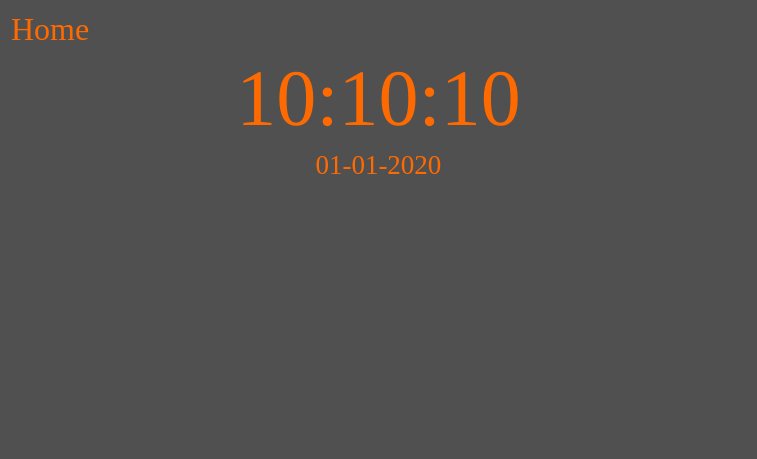
<?xml version="1.0" encoding="UTF-8"?>
<ui version="4.0">
 <class>HomeWidget</class>
 <widget class="QWidget" name="HomeWidget">
  <property name="geometry">
   <rect>
    <x>0</x>
    <y>0</y>
    <width>757</width>
    <height>459</height>
   </rect>
  </property>
  <property name="windowTitle">
   <string>Form</string>
  </property>
  <property name="styleSheet">
   <string notr="true">background-color:rgb(80, 80, 80);</string>
  </property>
  <layout class="QVBoxLayout" name="verticalLayout" stretch="0,0,0,2">
   <item>
    <widget class="QLabel" name="label_5">
     <property name="sizePolicy">
      <sizepolicy hsizetype="Preferred" vsizetype="Minimum">
       <horstretch>0</horstretch>
       <verstretch>0</verstretch>
      </sizepolicy>
     </property>
     <property name="font">
      <font>
       <family>Times New Roman</family>
       <pointsize>24</pointsize>
      </font>
     </property>
     <property name="styleSheet">
      <string notr="true">color: rgb(255, 106, 0);</string>
     </property>
     <property name="text">
      <string>Home</string>
     </property>
    </widget>
   </item>
   <item>
    <widget class="QLabel" name="lbl_time">
     <property name="sizePolicy">
      <sizepolicy hsizetype="Preferred" vsizetype="Minimum">
       <horstretch>0</horstretch>
       <verstretch>0</verstretch>
      </sizepolicy>
     </property>
     <property name="font">
      <font>
       <family>Times New Roman</family>
       <pointsize>60</pointsize>
      </font>
     </property>
     <property name="styleSheet">
      <string notr="true">color: rgb(255, 106, 0);</string>
     </property>
     <property name="text">
      <string>10:10:10</string>
     </property>
     <property name="alignment">
      <set>Qt::AlignCenter</set>
     </property>
    </widget>
   </item>
   <item>
    <widget class="QLabel" name="lbl_date">
     <property name="sizePolicy">
      <sizepolicy hsizetype="Minimum" vsizetype="Maximum">
       <horstretch>0</horstretch>
       <verstretch>0</verstretch>
      </sizepolicy>
     </property>
     <property name="font">
      <font>
       <family>Times New Roman</family>
       <pointsize>20</pointsize>
      </font>
     </property>
     <property name="styleSheet">
      <string notr="true">color: rgb(255, 106, 0);</string>
     </property>
     <property name="text">
      <string>01-01-2020</string>
     </property>
     <property name="alignment">
      <set>Qt::AlignCenter</set>
     </property>
    </widget>
   </item>
   <item>
    <layout class="QHBoxLayout" name="horizontalLayout" stretch="3">
     <item>
      <layout class="QHBoxLayout" name="weatherDataLayout"/>
     </item>
    </layout>
   </item>
  </layout>
 </widget>
 <resources/>
 <connections/>
</ui>
